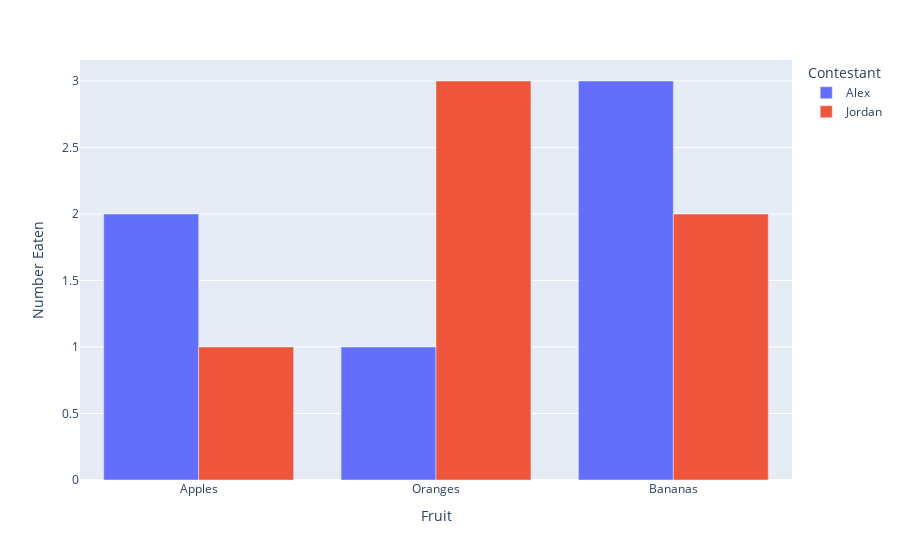
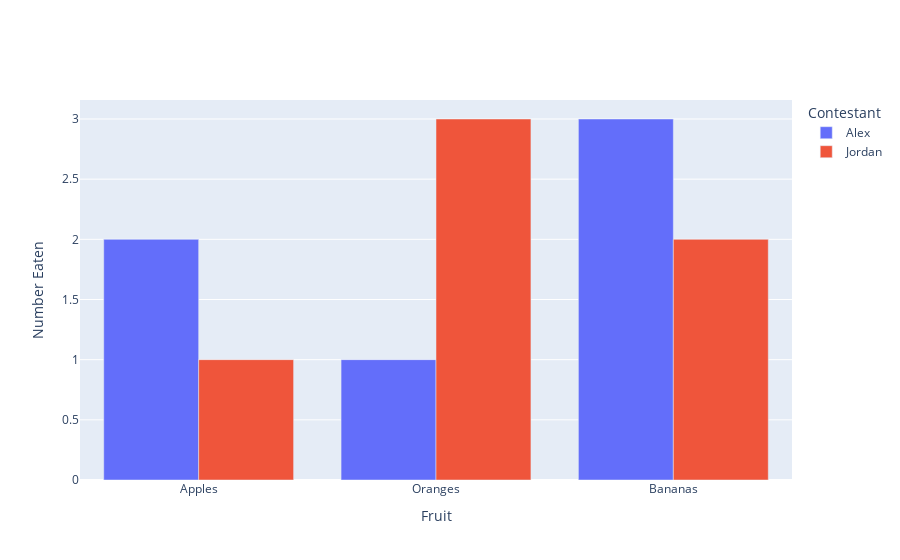

Notebook code for these charts, in order:
### Code cell
import pandas as pd

df = pd.DataFrame({
  "Fruit": ["Apples", "Oranges", "Bananas", "Apples", "Oranges", "Bananas"],
  "Contestant": ["Alex", "Alex", "Alex", "Jordan", "Jordan", "Jordan"],
  "Number Eaten": [2, 1, 3, 1, 3, 2],
})

import plotly.express as px

fig = px.bar(df, x="Fruit", y="Number Eaten", color="Contestant", barmode="group")
fig.show()

import plotly.graph_objects as go

fig = go.Figure()
for contestant, group in df.groupby("Contestant"):
    fig.add_trace(go.Bar(x=group["Fruit"], y=group["Number Eaten"], name=contestant,
      hovertemplate="Contestant=%s<br>Fruit=%%{x}<br>Number Eaten=%%{y}<extra></extra>"% contestant))
fig.update_layout(legend_title_text = "Contestant")
fig.update_xaxes(title_text="Fruit")
fig.update_yaxes(title_text="Number Eaten")
fig.show()

### Figure 1 — Plotly figure (JSON) as saved in the notebook; plotly's stock layout.template omitted (floating-point values rounded to 4 significant figures)
{"data": [{"alignmentgroup": "True", "hovertemplate": "Contestant=Alex<br>Fruit=%{x}<br>Number Eaten=%{y}<extra></extra>", "legendgroup": "Alex", "marker": {"color": "#636efa", "pattern": {"shape": ""}}, "name": "Alex", "offsetgroup": "Alex", "orientation": "v", "showlegend": true, "textposition": "auto", "type": "bar", "x": ["Apples", "Oranges", "Bananas"], "xaxis": "x", "y": [2, 1, 3], "yaxis": "y"}, {"alignmentgroup": "True", "hovertemplate": "Contestant=Jordan<br>Fruit=%{x}<br>Number Eaten=%{y}<extra></extra>", "legendgroup": "Jordan", "marker": {"color": "#EF553B", "pattern": {"shape": ""}}, "name": "Jordan", "offsetgroup": "Jordan", "orientation": "v", "showlegend": true, "textposition": "auto", "type": "bar", "x": ["Apples", "Oranges", "Bananas"], "xaxis": "x", "y": [1, 3, 2], "yaxis": "y"}], "layout": {"barmode": "group", "legend": {"title": {"text": "Contestant"}, "tracegroupgap": 0}, "margin": {"t": 60}, "xaxis": {"anchor": "y", "domain": [0, 1], "title": {"text": "Fruit"}}, "yaxis": {"anchor": "x", "domain": [0, 1], "title": {"text": "Number Eaten"}}}}

### Figure 2 — Plotly figure (JSON) as saved in the notebook; plotly's stock layout.template omitted (floating-point values rounded to 4 significant figures)
{"data": [{"hovertemplate": "Contestant=Alex<br>Fruit=%{x}<br>Number Eaten=%{y}<extra></extra>", "name": "Alex", "type": "bar", "x": ["Apples", "Oranges", "Bananas"], "y": [2, 1, 3]}, {"hovertemplate": "Contestant=Jordan<br>Fruit=%{x}<br>Number Eaten=%{y}<extra></extra>", "name": "Jordan", "type": "bar", "x": ["Apples", "Oranges", "Bananas"], "y": [1, 3, 2]}], "layout": {"legend": {"title": {"text": "Contestant"}}, "xaxis": {"title": {"text": "Fruit"}}, "yaxis": {"title": {"text": "Number Eaten"}}}}
